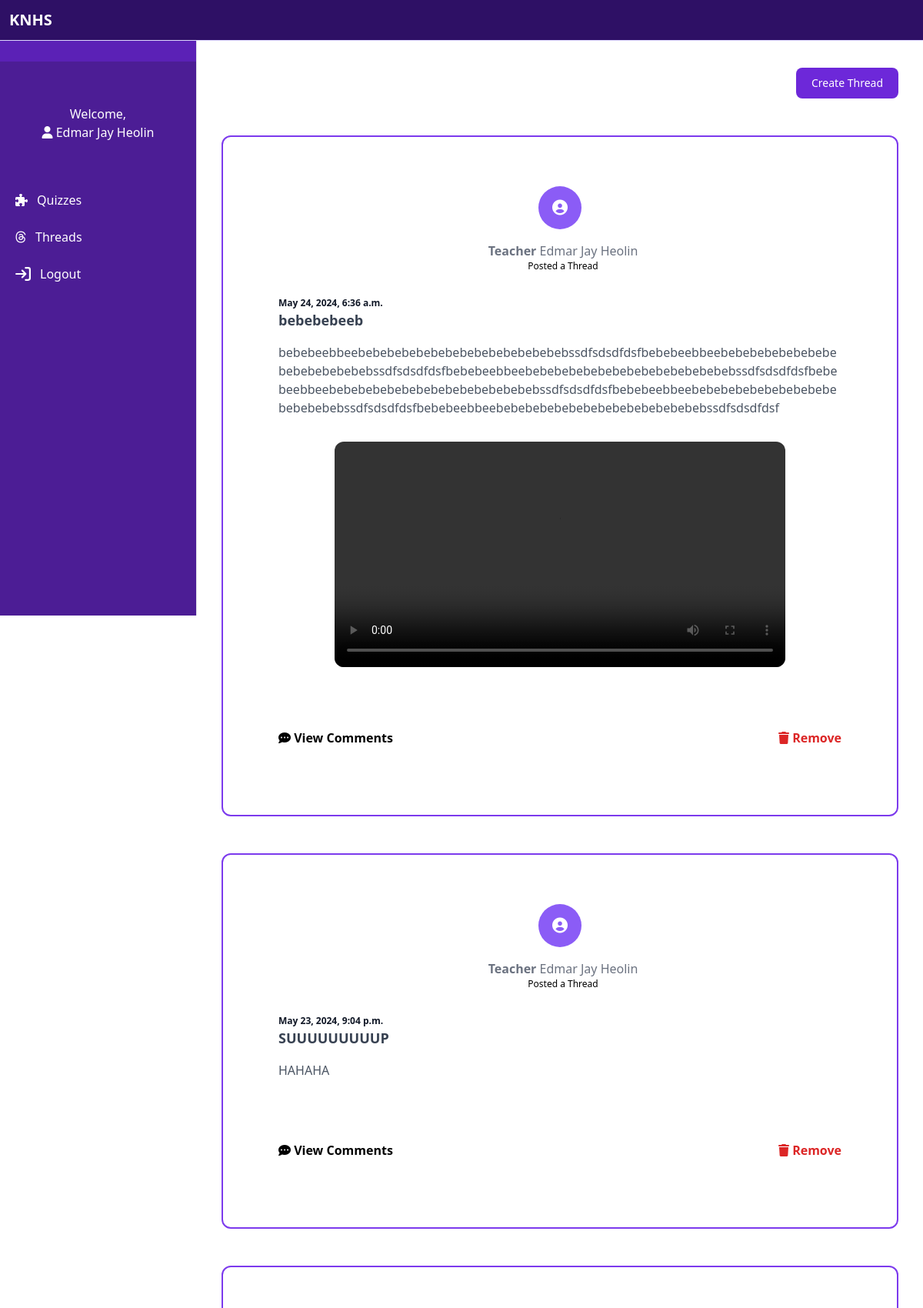
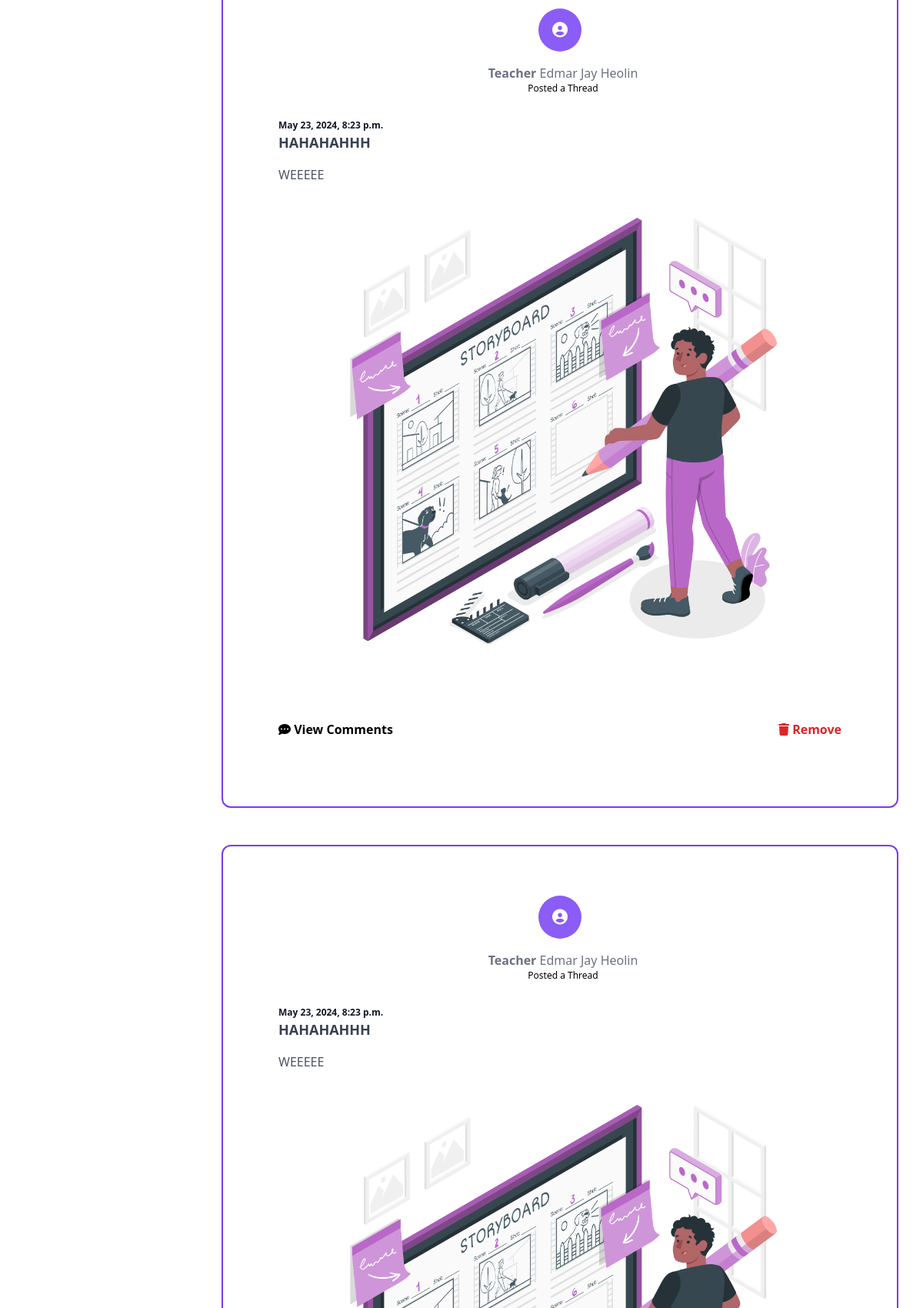
Screenshot of /instructor_forum (signed in, upper part) with the database file from the repository (2 pictures, top to bottom).
### users/models.py (models this page shows)
class Forum(models.Model):
    title = models.CharField(max_length=10000)
    file = models.FileField(
        upload_to='media/announcement',
        validators=[
            FileExtensionValidator(allowed_extensions=['png', 'jpeg', 'jpg', 'pdf', 'word', 'ppt', 'xlsx', 'csv', 'gif'])
        ],
        null=True,  # Allow null values
        blank=True  # Also allow empty values (in forms)
    )
    upload_date = models.DateTimeField(default=now)
    description = models.TextField()
    uploader = models.ForeignKey(User, on_delete=models.CASCADE)

### users/views.py (the view, shortened to what this page needs)
# urls.py: path('instructor_forum', views.instructor_forum, name='instructor_forum'),
@login_required(login_url='/login')
def instructor_forum(request):
    authenticated_user = request.user
    students = User.objects.filter(last_name='Student')
    forums = Forum.objects.filter(uploader=authenticated_user).annotate(comment_count=Count('comments')).order_by('-id')
    comments_lists = Comments.objects.all().order_by('comment_date')
    context = {
        'students': students,
        'authenticated_user': authenticated_user,
        'forums': forums,
        'comments_lists': comments_lists,
    }
    return render(request, 'instructor/forum.html', context)

### users/templates/instructor/forum.html (shortened to what this page needs)
{% load static tailwind_tags %}<!DOCTYPE html>
<html lang="en">
	<head>
		<link
			rel="stylesheet"
			href="https://cdnjs.cloudflare.com/ajax/libs/font-awesome/6.5.2/css/all.min.css" />
		<link
			href="https://cdnjs.cloudflare.com/ajax/libs/flowbite/2.3.0/flowbite.min.css"
			rel="stylesheet" />
		<link
			rel="stylesheet"
			href="{% static 'css/style.css' %}" />
		{% tailwind_css %}
	</head>
	<body class="bg-white">
		{% include 'includes/instructor_sidebar.html' %}
		<div class="p-2 sm:p-4 sm:ml-64 py-24">
			<div class="p-4 mt-14">
				<div class="flex justify-end text-white mb-2">
					<button
						data-modal-target="authentication-modal"
						data-modal-toggle="authentication-modal"
						class="flextext-white bg-violet-700 hover:bg-violet-800 focus:ring-4 focus:outline-none focus:ring-violet-300 font-medium rounded-lg text-sm px-5 py-2.5 text-center"
						type="button">
						Create Thread
					</button>
				</div>
				{% for forum in forums %}
				<div
					class="flex items-center justify-start overflow-x-hidden border-2 border-violet-600 my-12 rounded-xl w-full">
					<div class="px-1 sm:px-8 py-1 sm:py-8 w-full">
						<div class="bg-white/90 rounded-2xl px-10 py-8">
							<div class="flex flex-col items-center justify-center align-middle w-full">
								<div
									class="w-14 h-14 mb-4 bg-violet-500 rounded-full flex items-center justify-center font-bold text-white">
									<i
										class="fa fa-user-circle text-xl"
										aria-hidden="true"></i>
								</div>
								<div class="flex flex-col">
									<div class="flex flex-row justify-between">
										<p class="ml-2 text-gray-500">
											<b>{{forum.uploader.last_name}}</b>
											{{forum.uploader.first_name}}
										</p>
									</div>
									<p class="ml-2 text-xs text-center">Posted a Thread</p>
								</div>
							</div>
							<div class="mt-8">
								<p class="text-gray-900 text-xs font-bold">{{forum.upload_date}}</p>
								<h1 class="text-lg text-gray-700 font-semibold hover:underline cursor-pointer">{{forum.title}}</h1>
								<p class="mt-4 text-md text-gray-600 break-all">{{forum.description}}</p>
								{% if forum.file %}
						{% with file_extension=forum.file.name|lower|slice:"-4:" %}
							{% if file_extension == '.png' or file_extension == '.jpg' or file_extension == '.jpeg' or file_extension == '.gif' %}
								<center>
									<img src="{{ forum.file.url }}" alt="Attached image" width="80%" class="my-8 rounded-xl" />
								</center>
							{% elif file_extension == '.mp4' or file_extension == '.webm' or file_extension == '.ogg' %}
								<center>
									<video width="80%" controls class="my-8 rounded-xl">
										<source src="{{ forum.file.url }}" type="video/{{ file_extension|slice:'-3:' }}">
									</video>
								</center>
							{% else %}
								<center>
									<a href="{{ forum.file.url }}" download class="my-8 rounded-xl bg-blue-700 text-white py-1.5 px-4 text-left shadow-xl hover:scale-110 duration-300">Download file</a>
								</center>
							{% endif %}
						{% endwith %}
					{% endif %}
								<div class="flex justify-between items-center mt-14">
									<div class="flex items-center space-x-4 py-6">
										<a
											href="{% url 'forum_page1' %}?forum_id={{ forum.id }}"
											class="text-md font-semibold hover:text-violet-400 hover:scale-105 duration-300">
											<i class="fa-solid fa-comment-dots"></i>
											View Comments
										</a>
									</div>
									<a
										href="{% url 'deleteforum' forum.id %}"
										class="hover:scale-110 duration-300 text-red-600 font-bold">
										<i
											class="fa fa-trash"
											aria-hidden="true"></i>
										Remove
									</a>
								</div>
							</div>
						</div>
					</div>
				</div>
				{% endfor %}
			</div>
		</div>
	</body>
</html>

### users/templates/includes/instructor_sidebar.html (shortened to what this page needs)
{% load static %}
<nav class="fixed top-0 z-50 w-full bg-violet-950 border-b border-violet-200">
	<div class="px-3 py-3 lg:px-5 lg:pl-3">
		<div class="flex items-center justify-between">
			<div class="flex items-center justify-start rtl:justify-end">
				<p class="text-white font-bold text-xl">KNHS</p>
			</div>
		</div>
	</div>
</nav>
<aside
	id="logo-sidebar"
	class="fixed top-0 left-0 z-40 w-64 h-screen pt-20 transition-transform -translate-x-full bg-violet-800 border-r border-gray-200 sm:translate-x-0"
	aria-label="Sidebar">
	<div class="h-full px-3 pb-4 overflow-y-auto bg-violet-900 text-white">
		<ul class="space-y-2 font-medium">
			<br><br>
			<li class="text-center">
				Welcome,
				<br />
				{% if user.is_authenticated %}
				<i
					class="fa fa-user"
					aria-hidden="true"></i>
				{{user.first_name}} {% endif %}
			</li>
			<br><br>
			<li>
				<a
					href="{% url 'instructor_quizzes' %}"
					class="flex items-center p-2 text-white rounded-lg group">
					<i
						class="fa fa-puzzle-piece text-white transition duration-75 group-hover:text-white group-hover"
						aria-hidden="true"></i>
					<span class="flex-1 ms-3 whitespace-nowrap">Quizzes</span>
				</a>
			</li>
			<li>
				<a
					href="{% url 'instructor_forum' %}"
					class="flex items-center p-2 text-white rounded-lg group">
					<i
						class="fa-brands fa-threads text-white transition duration-75 group-hover:text-white group-hover"
						aria-hidden="true"></i>
					<span class="flex-1 ms-3 whitespace-nowrap">Threads</span>
				</a>
			</li>
			<li>
				<a
					href="{% url 'logout' %}"
					class="flex items-center p-2 text-white rounded-lg group">
					<span class="flex-1 ms-3 whitespace-nowrap">Logout</span>
				</a>
			</li>
		</ul>
	</div>
</aside>

### rows the page displays
Forum: uploader.last_name "Teacher", uploader.first_name "Edmar Jay Heolin", upload_date "May 24, 2024, 6:36 a.m.", title "bebebebeeb", description "bebebeebbeebebebebebebebebebebebebebebebssdfsdsdfdsfbebebeebbeebebebebebebebebebebebebebebebssdfsdsdfdsfbebebeebbeebebebebebebebebebebebebebebebssdfsdsdfdsfbebebeebbeebebebebebebebebebebebebebebebssdfsdsdfdsfbebebeebbeebebebebebebebebebebebebebebebssdfsdsdfdsfbebebeebbeebebebebebebebebebebebebebebebssdfsdsdfdsf"
Forum: uploader.last_name "Teacher", uploader.first_name "Edmar Jay Heolin", upload_date "May 23, 2024, 9:04 p.m.", title "SUUUUUUUUUP", description "HAHAHA"
Forum: uploader.last_name "Teacher", uploader.first_name "Edmar Jay Heolin", upload_date "May 23, 2024, 8:23 p.m.", title "HAHAHAHHH", description "WEEEEE", file (picture)
Forum: uploader.last_name "Teacher", uploader.first_name "Edmar Jay Heolin", upload_date "May 23, 2024, 8:23 p.m.", title "HAHAHAHHH", description "WEEEEE", file (picture)

### other values shown
{{ user.first_name }} "Edmar Jay Heolin"
